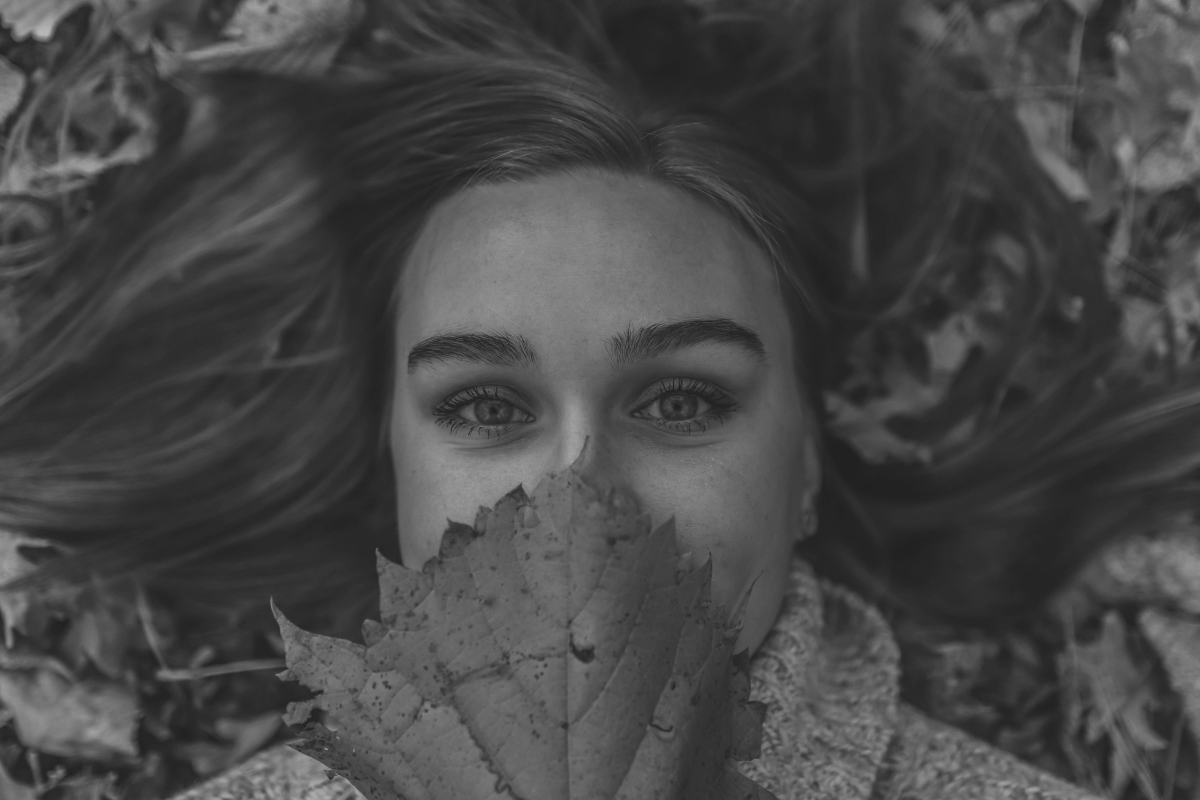
#> input picture assets/imgs/devojka_bw.png, 1200 x 800 px
$ python test.py --image ../assets/imgs/devojka_bw.png
#> lines starting #> are read from the running program, lines starting #| are printed output that depends on the picture
### src/transformations.py
import cv2
import numpy as np

def contrast_stretch(img):
    stretched_img = cv2.normalize(img, None, 0, 255, cv2.NORM_MINMAX)
    return stretched_img

def histogram_equalization(img):
    equalized_img = cv2.equalizeHist(img)
    return equalized_img


def drop_bit_layer(img, position):
    return img & ~(1 << position)


def resize_reset(img, scale):
    org_height, org_width = img.shape[:2]
    resized_img = cv2.resize(img, (int(org_width*scale), int(org_height*scale)))
    resized_img = cv2.resize(resized_img, (org_width, org_height))
    return resized_img

def crop_edge(img, border, resizeToOriginal=True):
    org_height, org_width = img.shape[:2]
    cropped_img = img[border:org_height-border, border:org_width-border]
    if not resizeToOriginal:
        cropped_img = cv2.resize(cropped_img, (org_width, org_height))
    return cropped_img

def scale_crop(img, scale):
    if scale < 1:
        return resize_reset(img, scale)

    org_height, org_width = img.shape[:2]
    resized_img = cv2.resize(img, (int(org_width*scale), int(org_height*scale)))
    border = (resized_img.shape[0]-org_height)//2
    cropped_img = resized_img[border:org_height+border, border:org_width+border]
    org_dim_img = cv2.resize(cropped_img, (org_width, org_height))
    return org_dim_img


def add_gaussian_noise(img, sigma):
    img = img.astype(np.float32)
    noise = np.random.normal(0, sigma, img.shape)
    added_noise_img = img + noise
    cliped_img = np.clip(added_noise_img, 0, 255)
    return cliped_img.astype(np.uint8)

def jpg_compression(img, quality):
    encode_param = [int(cv2.IMWRITE_JPEG_QUALITY), quality]
    _, encimg = cv2.imencode('.jpg', img, encode_param)
    encimg = cv2.imdecode(encimg, 1)
    return encimg[:, :, 0]

def rotation(img, angle, zoom_to_fit=True):
    org_height, org_width = img.shape[:2]
    rotation_matrix = cv2.getRotationMatrix2D((org_width/2, org_height/2), angle, 1)
    rotated_img = cv2.warpAffine(img, rotation_matrix, (org_width, org_height))
    if zoom_to_fit:
        diag_angle = np.arctan(org_height/org_width)
        angle_rad = np.deg2rad(angle)
        scale= np.sin(angle_rad+diag_angle)/np.sin(diag_angle)
        rotated_img = scale_crop(rotated_img, scale)
    return rotated_img

def drew_random_lines_on_img(img, number_of_lines=100):
    height, width = img.shape[:2]
    for _ in range(number_of_lines):
        x1, x2 = np.random.randint(0, width, 2)
        y1, y2 = np.random.randint(0, height, 2)
        thickness = np.random.randint(1,3)
        cv2.line(img, (x1, y1), (x2, y2), (255, 255, 255), thickness)
    return img

### src/test.py
import argparse
import time
import os
import cv2

from transformations import add_gaussian_noise, contrast_stretch, crop_edge, drew_random_lines_on_img, drop_bit_layer, histogram_equalization, jpg_compression, resize_reset, rotation, scale_crop

parser = argparse.ArgumentParser(
                    prog='Tester',
                    description='Testing  all combinations of encodings and attacks',
                    epilog='Text at the bottom of help')

parser.add_argument('-i', '--image')
parser.add_argument('-o', '--output_dir')
parser.add_argument('-t', '--transformations', nargs='+')
parser.add_argument('-ts', '--time_stamp', action='store_true')


def transform( transform_name, img, **kwargs):
    if transform_name == 'contrast_stretch':
        return contrast_stretch(img)
    elif transform_name == 'histogram_equalization':
        return histogram_equalization(img, **kwargs)
    elif transform_name == 'drop_bit_layer':
        return drop_bit_layer(img, **kwargs)
    elif transform_name == 'resize_reset':
        return resize_reset(img, **kwargs)
    elif transform_name == 'crop_resize':
        return crop_edge(img, **kwargs)
    elif transform_name == 'scale_crop':
        return scale_crop(img, **kwargs)
    elif transform_name == 'add_gaussian_noise':
        return add_gaussian_noise(img, **kwargs)
    elif transform_name == 'jpg_compression':
        return jpg_compression(img, **kwargs)
    elif transform_name == 'rotation':
        return rotation(img, **kwargs)
    elif transform_name == 'drew_random_lines_on_img':
        return drew_random_lines_on_img(img, **kwargs)
    else:
        raise ValueError(f"Unknown transform: {transform_name}")


args = parser.parse_args()

defaults = {
    "contrast_stretch": {},
    "histogram_equalization": {},
    "drop_bit_layer": {'position': 0},
    "resize_reset": {'scale': 0.5},
    "crop_resize": {'border': 10},
    "scale_crop": {'scale': 1.05},
    "add_gaussian_noise": {'sigma': 10},
    "jpg_compression": {'quality': 50},
    "rotation": {'angle': 1, 'zoom_to_fit': True},
    "drew_random_lines_on_img": {'number_of_lines': 100}
}

transformations = [
    "contrast_stretch",
    "histogram_equalization",
    "drop_bit_layer",
    "resize_reset",
    "crop_resize",
    "scale_crop",
    "add_gaussian_noise",
    "jpg_compression",
    "rotation",
    "drew_random_lines_on_img"
] if args.transformations is None else args.transformations


print(args)

if args.image is None:
    raise ValueError("Image not provided")


image_path = args.image
image_filename = os.path.basename(image_path)
image_filename_no_ext = os.path.splitext(image_filename)[0]
image_parent_dir = os.path.dirname(image_path)

should_add_timestamp = args.time_stamp

current_time_unix = int(time.time())


if args.output_dir is None:
    output_dir = f"output-{image_filename_no_ext}"
else:
    output_dir = args.output_dir

if should_add_timestamp:
    output_dir += f"-{current_time_unix}"

print(f"Output dir: {output_dir}")
if not os.path.exists(output_dir):
    os.makedirs(output_dir)

for transform_name in transformations:
    img = cv2.imread(image_path, cv2.IMREAD_GRAYSCALE)
#> img is the input picture: shape (800, 1200); min 32, max 184, mean 70
    transformed = transform(transform_name, img, **defaults[transform_name])
#> in contrast_stretch, `stretched_img = cv2.normalize(img, None, 0, 255, cv2.NORM_MINMAX)`:
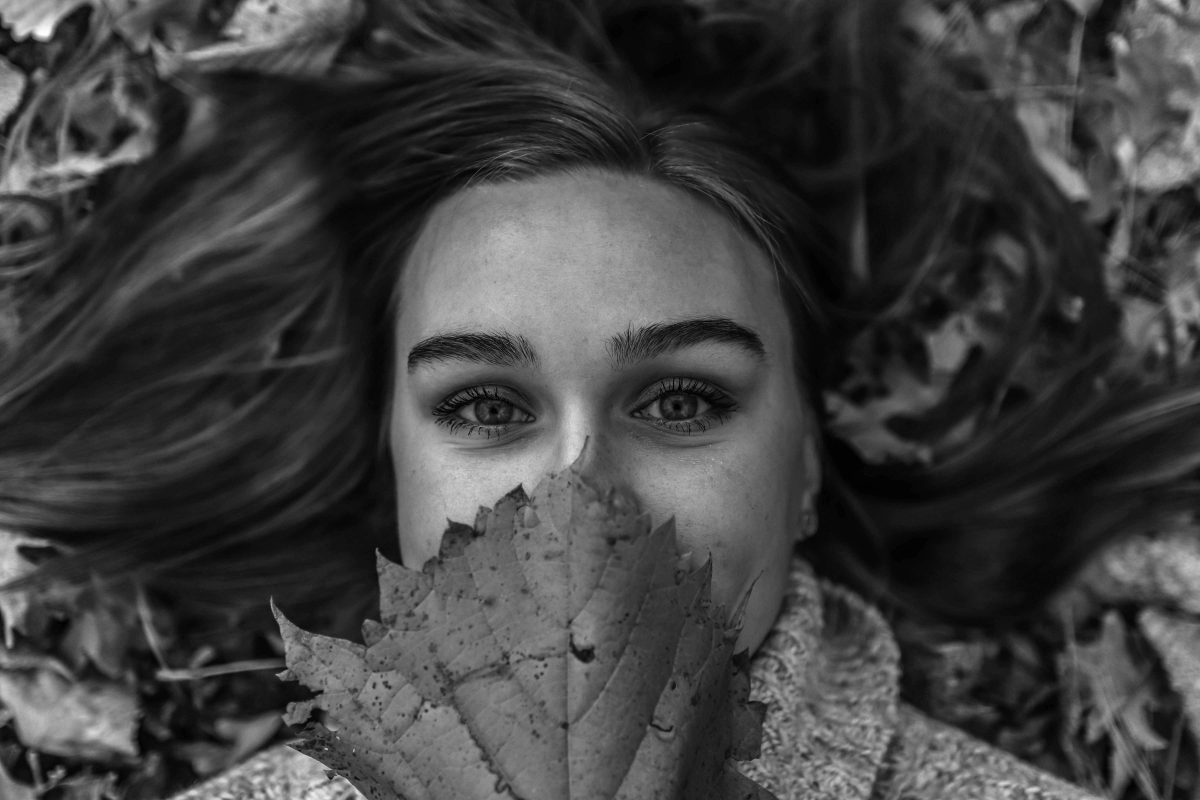
#> stretched_img: shape (800, 1200); min 0, max 255, mean 63.8

    output_path = f"{output_dir}/{transform_name}.png"
    cv2.imwrite(output_path, transformed)
    print(f"Saved {transform_name} to {output_path}")

    # example cmd: python src/test.py -i assets\imgs\lenna.png -o output -ts
